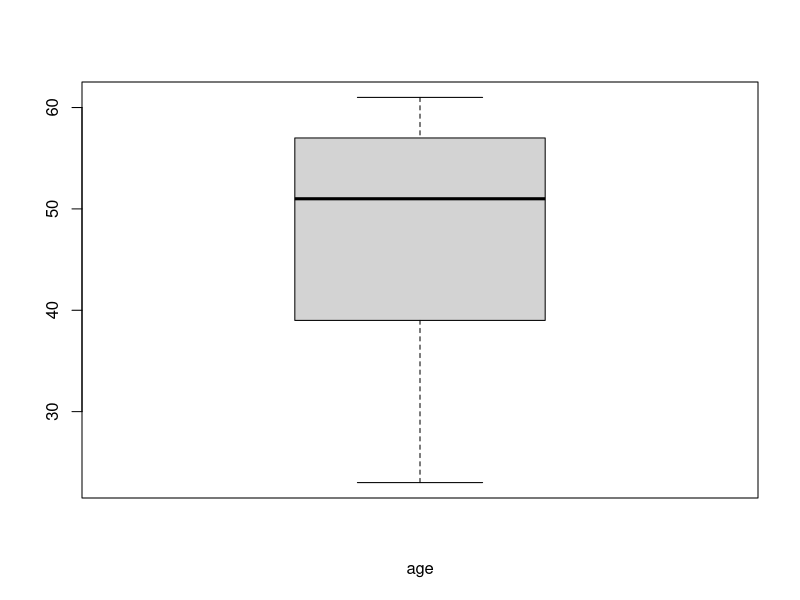
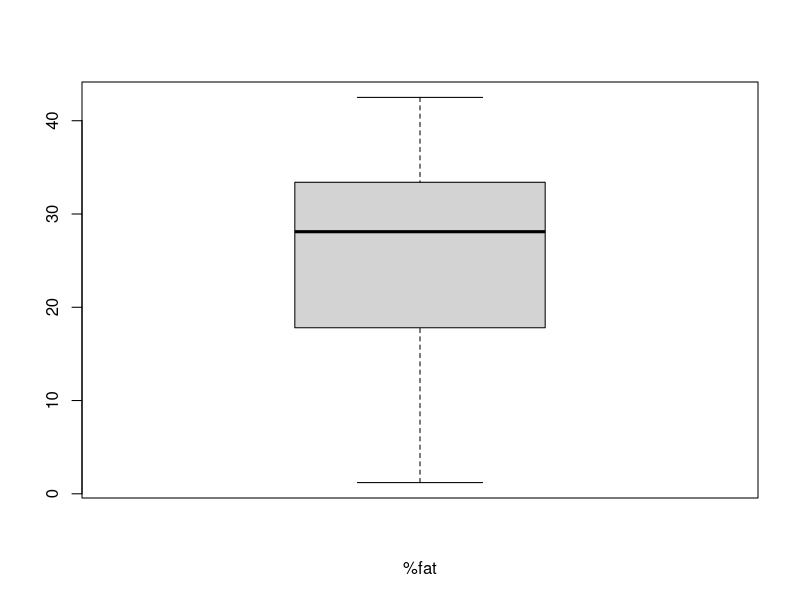
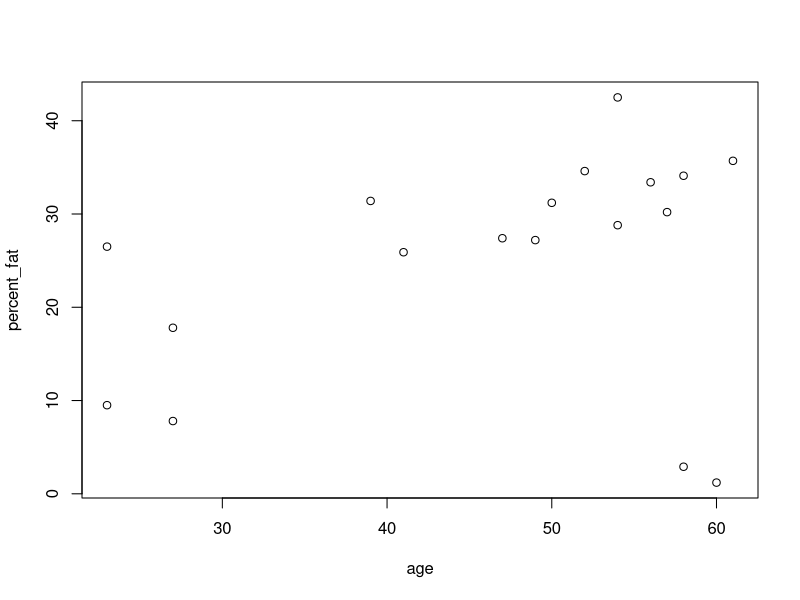
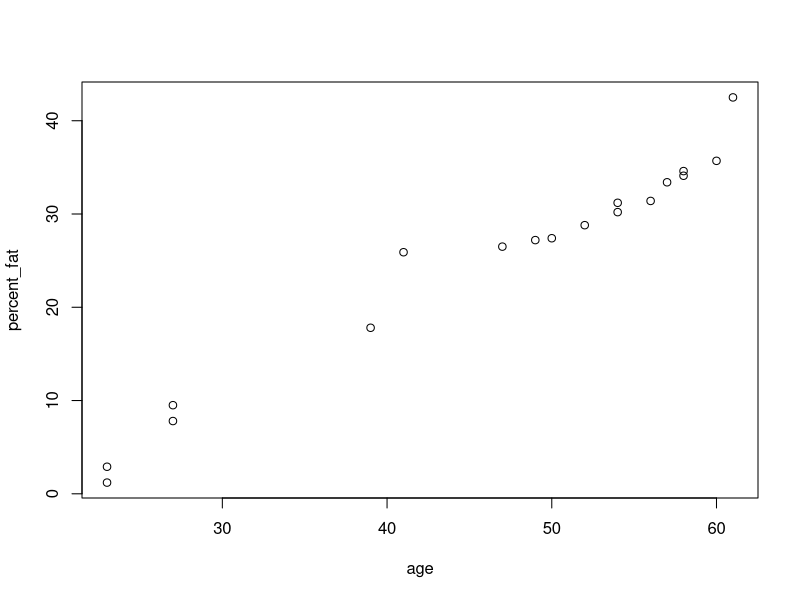
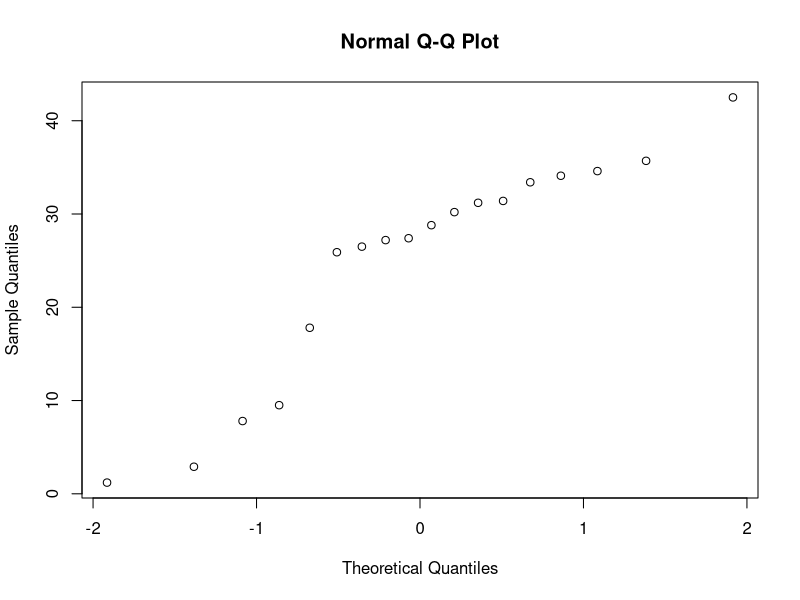
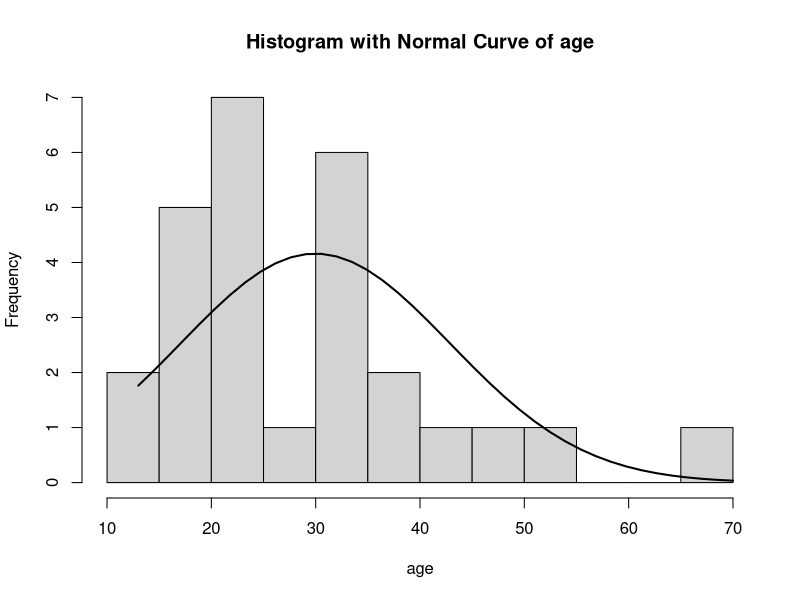

Recreate these plots in R, in order.
## ---- chunk 1
age <- c(
    23, 23, 27, 27, 39, 41,
    47, 49, 50, 52, 54, 54,
    56, 57, 58, 58, 60, 61
)

percent_fat <- c(
    9.5, 26.5, 7.8, 17.8, 31.4, 25.9,
    27.4, 27.2, 31.2, 34.6, 42.5, 28.8,
    33.4, 30.2, 34.1, 2.9 , 1.2 , 35.7
)
## ---- chunk 2
mean(age)
mean(percent_fat)
## ---- chunk 3
median(age)
median(percent_fat)
## ---- chunk 4
sd(age)
sd(percent_fat)
## ---- chunk 5
boxplot(age, 	xlab ="age")
boxplot(percent_fat, xlab ="%fat")
## ---- chunk 6
plot(age, percent_fat)
qqplot(age, percent_fat)
qqnorm(percent_fat)
## ---- chunk 7
x <- c(13, 15, 16, 16, 19, 20, 20, 21, 22, 22, 25, 25, 25, 25, 30, 33, 33, 35, 35, 35, 35, 36, 40, 45, 46, 52, 70)
h <- hist(x, breaks=10,	xlab = "age", main="Histogram with Normal Curve of age")
xfit<-seq(min(x),max(x),length=40)
yfit<-dnorm(xfit,mean=mean(x),sd=sd(x))
yfit <- yfit*diff(h$mids[1:2])*length(x)
lines(xfit, yfit, col="black", lwd=2) 
